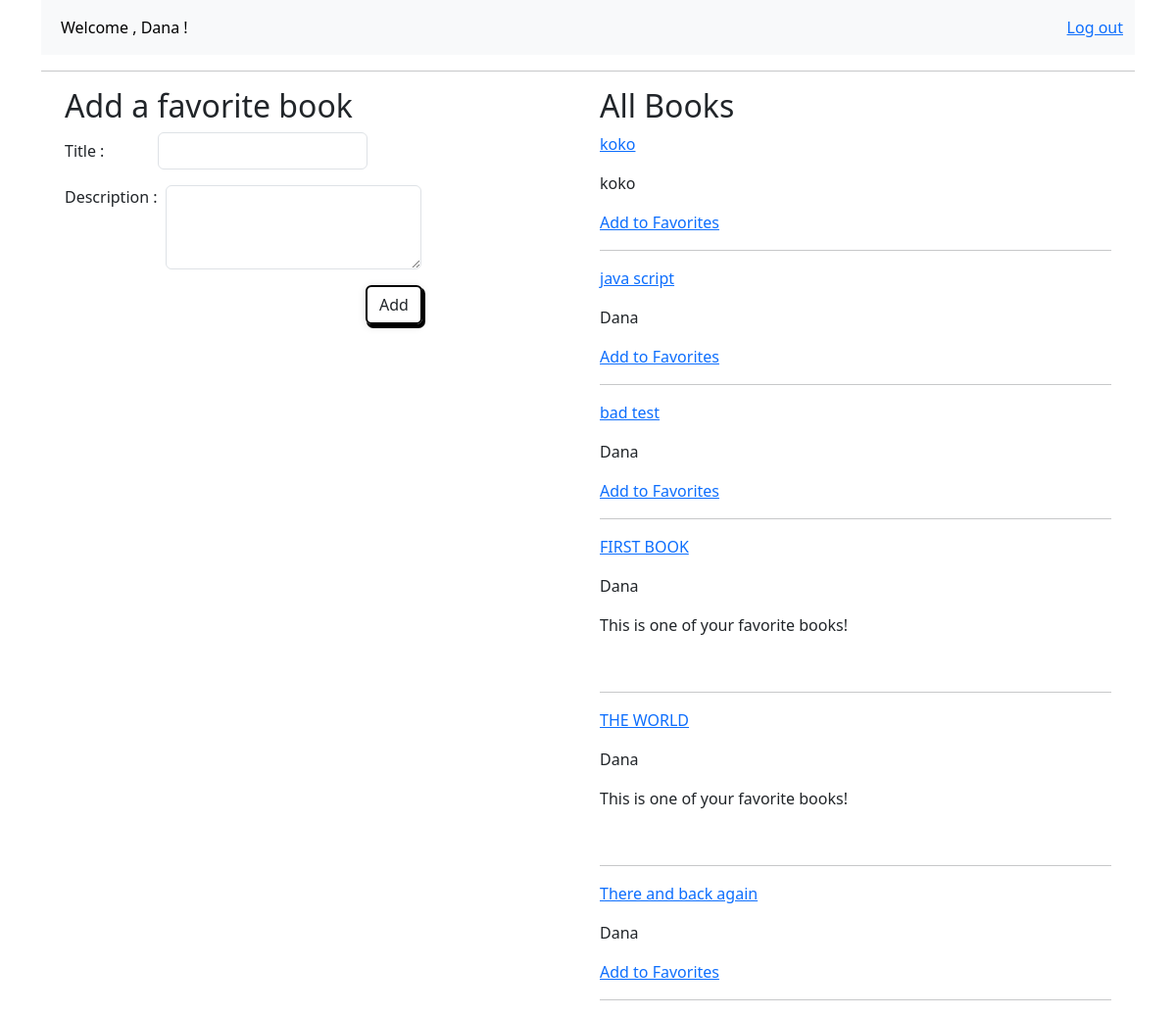
Page /home (signed in) on the committed database.
### app1/models.py (models this page shows, shortened)
class Books(models.Model):
    uploaded_by = models.ForeignKey('Users', on_delete=models.CASCADE)
    title= models.CharField(max_length=255)
    description=models.TextField()
    created_at = models.DateTimeField(auto_now=True)
    updated_at = models.DateTimeField(auto_now_add=True)
    objects = BooksManger()

class Users(models.Model):
    first_name = models.CharField(max_length=255)
    last_name = models.CharField(max_length=255)
    email= models.EmailField(unique=True)
    password = models.CharField(max_length=128)
    created_at = models.DateTimeField(auto_now=True)
    updated_at = models.DateTimeField(auto_now_add=True)
    favorite_books = models.ManyToManyField(Books)
    objects = UsersManger()

### app1/views.py (the view)
# urls.py: 2. Add a URL to urlpatterns:  path('', views.home, name='home')
def home(request):
    user_id = request.session.get('user_id')
    if not user_id:
        return redirect('app1:registration')
    all_books = Books.objects.all().order_by('-updated_at')
    current_user = Users.objects.get(id=user_id)
    context = {
        'books' : all_books,
        'user': current_user
    }
    return render(request, "home.html", context)

### app1/templates/home.html (shortened to what this page needs)
{% extends './base.html' %}
{% block content %}
<link rel="stylesheet" href="../static/btnstyle.css">
<div class="container text-left mt-6">
  <div class=" row ">
<div class="col-lg-6">
  <div class=" ">
  <h2>Add a favorite book</h2>
  <form class="add_Form" action="{% url 'app1:add_book' %}" method="POST" >
  <div class="d-flex align-items-center gap-2 mb-3">
    <label for="title" class="col-sm-2 col-form-label">Title : </label>
    <div style="flex: 1.4" class="col-sm-4">
      <input required type="text" name="title" class="form-control w-50" id="title">
    </div>
  </div>
  <div class="form-group d-flex">
    <label for="exampleFormControlTextarea1" class="me-2">Description : </label>
    <textarea class="form-control w-50 " name="description" id="exampleFormControlTextarea1" rows="3"></textarea>
  </div>
  <div class="submit-btn d-flex justify-content-center ">
    <button style="width: fit-content;
            box-shadow: 2px 3px 0px 1px rgba(0, 0, 0, 1)
            , 0 2px 10px 0 rgba(0, 0, 0, 0.12);
            border: 2px solid black;" type="submit" class="btn btn-outline-dark btn-shadow mt-3"> Add</button>
</form>
</div>
</div>
</div>
<div class="col-lg-6">
<div class="right_side">
  <h2>All Books</h2>
    {% for book in books %}
    <p><a  style="text-decoration: underline;" class="link text-primary" href="{% url 'app1:book' pk=book.pk %}">{{book.title}}</a></p>
    <p>{{book.uploaded_by.first_name}}</p>
    {% if book in user.favorite_books.all %}
    <p>This is one of your favorite books!</p>
    {% else %}
    <a style="text-decoration: underline;" href="{% url 'app1:add_to_favorite' pk=book.pk %}">Add to Favorites</a>
    {% endif %}
    <br>
    <hr>
    {% endfor %}
  </div>
</div>
</div>
</div>
{% endblock content %}

### app1/static/btnstyle.css (style rules this page uses)
.btn-shadow { box-shadow: 2px 3px 0px 1px rgba(0, 0, 0, 1), 0 2px 10px 0 rgba(0, 0, 0, 0.12); border: 2px solid black; }
.submit-btn button { margin-left: 150px; }

### rows in the picture
Books: title "koko", uploaded_by.first_name "koko", shows "Add to Favorites"
Books: title "java script", uploaded_by.first_name "Dana", shows "Add to Favorites"
Books: title "bad test", uploaded_by.first_name "Dana", shows "Add to Favorites"
Books: title "FIRST BOOK", uploaded_by.first_name "Dana", shows "This is one of your favorite books!"
Books: title "THE WORLD", uploaded_by.first_name "Dana", shows "This is one of your favorite books!"
Books: title "There and back again", uploaded_by.first_name "Dana", shows "Add to Favorites"

### other values in the picture
{{ request.session.first_name }} "Dana"
